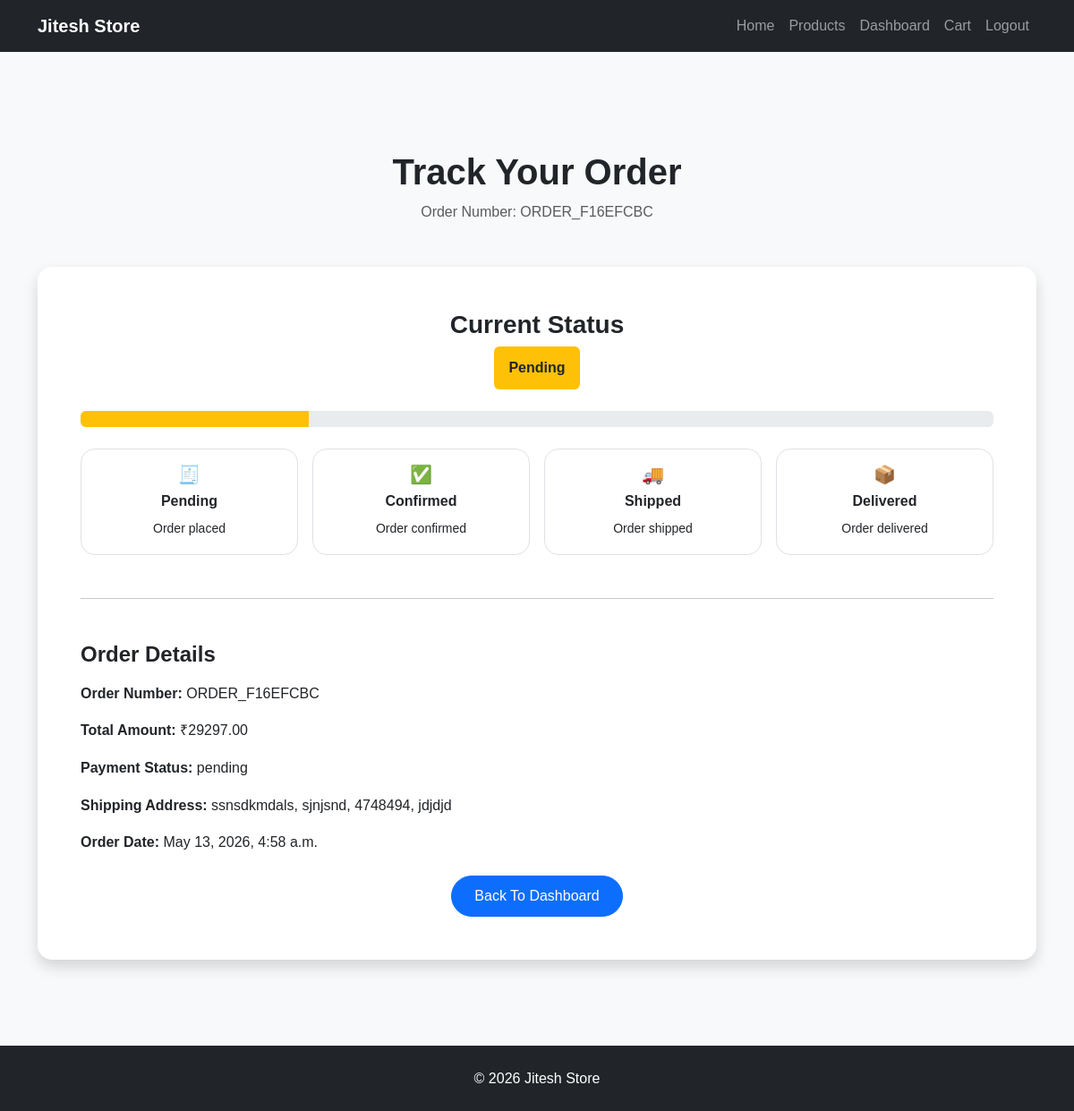
The app's page /order/track/ORDER_F16EFCBC/ (signed in) with its own data.
### store/models.py (models this page shows, shortened)
class Order(models.Model):
    STATUS_CHOICES = [
        ('pending', 'Pending'),
        ('confirmed', 'Confirmed'),
        ('shipped', 'Shipped'),
        ('delivered', 'Delivered'),
        ('cancelled', 'Cancelled'),
    ]
    user = models.ForeignKey(
        User,
        on_delete=models.CASCADE,
        related_name='orders'
    )
    order_number = models.CharField(max_length=20, unique=True)
    total_amount = models.DecimalField(
        max_digits=10,
        decimal_places=2
    )
    status = models.CharField(
        max_length=20,
        choices=STATUS_CHOICES,
        default='pending'
    )
    shipping_address = models.TextField()
    payment_status = models.CharField(
        max_length=20,
        default='pending'
    )
    coupon = models.ForeignKey(
        Coupon,
        on_delete=models.SET_NULL,
        null=True,
        blank=True
    )
    created_at = models.DateTimeField(auto_now_add=True)

### store/views.py (the view)
@login_required
def track_order(request, order_number):
    order = get_object_or_404(
        Order,
        order_number=order_number,
        user=request.user
    )
    return render(request, 'store/track_order.html', {
        'order': order
    })

### core/templates/store/track_order.html (shortened to what this page needs)
{% extends 'base.html' %}
{% block content %}
<section class="py-5 mt-5">
    <div class="container">
        <div class="text-center mb-5">
            <h1 class="fw-bold">Track Your Order</h1>
            <p class="text-muted">Order Number: {{ order.order_number }}</p>
        </div>
        <div class="card shadow border-0 rounded-4">
            <div class="card-body p-5">
                <div class="text-center mb-4">
                    <h3 class="fw-bold">Current Status</h3>
                    {% if order.status == 'pending' %}
                        <span class="badge bg-warning text-dark fs-6 p-3">Pending</span>
                    {% elif order.status == 'confirmed' %}
                        <span class="badge bg-info fs-6 p-3">Confirmed</span>
                    {% elif order.status == 'shipped' %}
                        <span class="badge bg-primary fs-6 p-3">Shipped</span>
                    {% elif order.status == 'delivered' %}
                        <span class="badge bg-success fs-6 p-3">Delivered</span>
                    {% elif order.status == 'cancelled' %}
                        <span class="badge bg-danger fs-6 p-3">Cancelled</span>
                    {% endif %}
                </div>
                <div class="progress mb-4" style="height: 18px;">
                    {% if order.status == 'pending' %}
                        <div class="progress-bar bg-warning" style="width: 25%"></div>
                    {% elif order.status == 'confirmed' %}
                        <div class="progress-bar bg-info" style="width: 50%"></div>
                    {% elif order.status == 'shipped' %}
                        <div class="progress-bar bg-primary" style="width: 75%"></div>
                    {% elif order.status == 'delivered' %}
                        <div class="progress-bar bg-success" style="width: 100%"></div>
                    {% elif order.status == 'cancelled' %}
                        <div class="progress-bar bg-danger" style="width: 100%"></div>
                    {% endif %}
                </div>
                <div class="row text-center g-3">
                    <div class="col-md-3">
                        <div class="p-3 border rounded-4">
                            <h5>🧾</h5>
                            <h6 class="fw-bold">Pending</h6>
                            <small>Order placed</small>
                        </div>
                    </div>
                    <div class="col-md-3">
                        <div class="p-3 border rounded-4">
                            <h5>✅</h5>
                            <h6 class="fw-bold">Confirmed</h6>
                            <small>Order confirmed</small>
                        </div>
                    </div>
                    <div class="col-md-3">
                        <div class="p-3 border rounded-4">
                            <h5>🚚</h5>
                            <h6 class="fw-bold">Shipped</h6>
                            <small>Order shipped</small>
                        </div>
                    </div>
                    <div class="col-md-3">
                        <div class="p-3 border rounded-4">
                            <h5>📦</h5>
                            <h6 class="fw-bold">Delivered</h6>
                            <small>Order delivered</small>
                        </div>
                    </div>
                </div>
                <hr class="my-5">
                <h4 class="fw-bold mb-3">Order Details</h4>
                <p><strong>Order Number:</strong> {{ order.order_number }}</p>
                <p><strong>Total Amount:</strong> ₹{{ order.total_amount }}</p>
                <p><strong>Payment Status:</strong> {{ order.payment_status }}</p>
                <p><strong>Shipping Address:</strong> {{ order.shipping_address }}</p>
                <p><strong>Order Date:</strong> {{ order.created_at }}</p>
                <div class="text-center mt-4">
                    <a href="{% url 'dashboard' %}" class="btn btn-primary rounded-pill">
                        Back To Dashboard
                    </a>
                </div>
            </div>
        </div>
    </div>
</section>
{% endblock %}

### core/templates/store/static/css/style.css (style rules this page uses)
:root { --primary-color: #0d6efd; --secondary-color: #6c757d; --success-color: #198754; --warning-color: #ffc107; --danger-color: #dc3545; }
body { font-family: Arial, sans-serif; line-height: 1.6; background-color: #f8f9fa; }
.btn { border-radius: 25px; padding: 10px 25px; font-weight: 500; transition: all 0.3s ease; }

### records on screen
Order: order_number "ORDER_F16EFCBC", total_amount "29297.00", payment_status "pending", shipping_address "ssnsdkmdals, sjnjsnd, 4748494, jdjdjd", created_at "May 13, 2026, 4:58 a.m."
